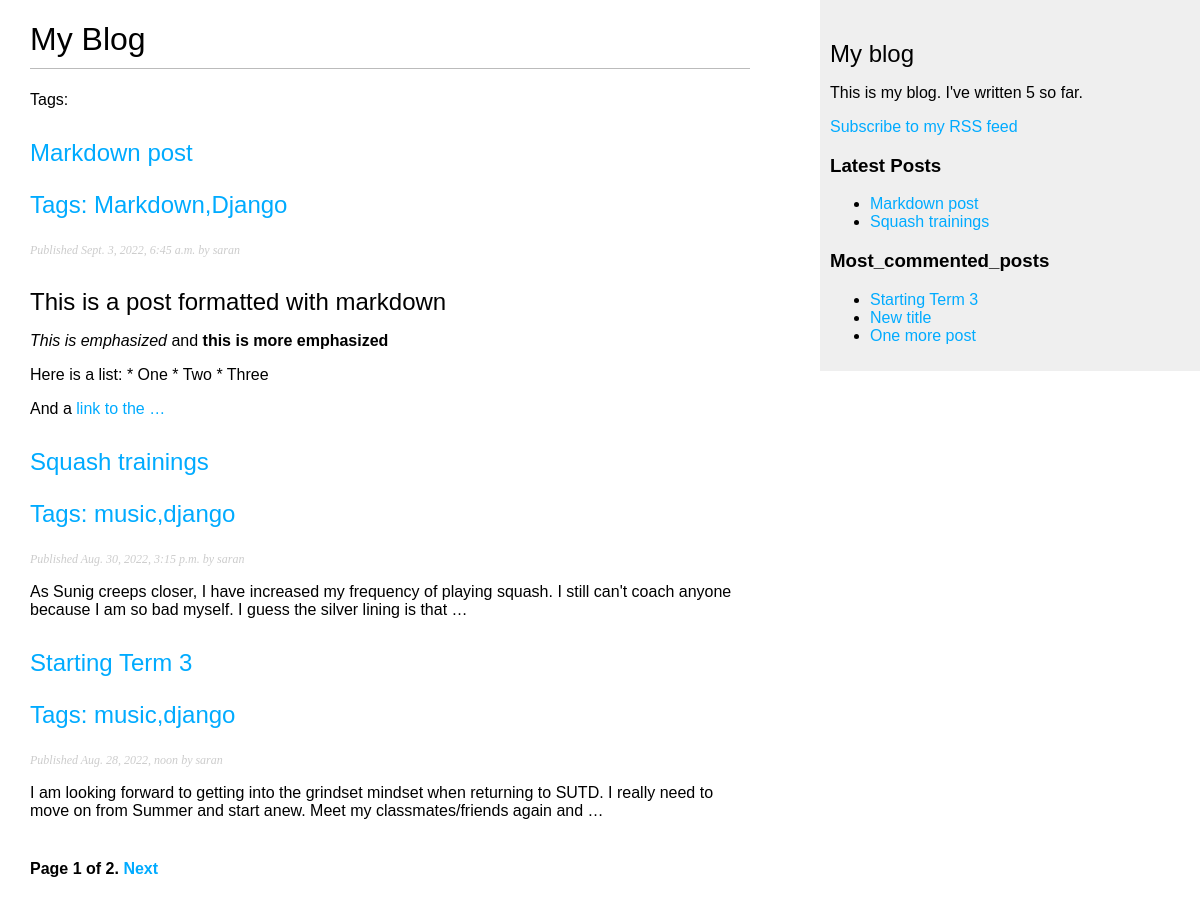
Screenshot of /blog/ with the database file from the repository.
### blog/models.py (models this page shows, shortened)
class Post(models.Model):
    STATUS_CHOICES = (
        ('draft', 'Draft'),
        ('published', 'Published')
    )
    title = models.CharField(max_length=250)
    slug = models.SlugField(max_length=250, unique_for_date='publish')
    author = models.ForeignKey(User, on_delete=models.CASCADE, related_name='blog_posts')
    body = models.TextField()
    publish = models.DateTimeField(default=timezone.now)
    created = models.DateTimeField(auto_now_add=True)
    updated = models.DateTimeField(auto_now=True)
    status = models.CharField(max_length=10, choices=STATUS_CHOICES, default='draft')
    objects = models.Manager()  # default manager
    published = PublishedManager()  # custom manager
    tags = TaggableManager() # Taggagle Manager allows the addition/removal/retreival of tags
    class Meta:
        ordering = ('-publish',)
    def get_absolute_url(self):
        return reverse('blog:post_detail',
                       args=[
                           self.publish.year,
                           self.publish.month,
                           self.publish.day,
                           self.slug
                       ])

### blog/views.py (the view)
# urls.py: path('', views.post_list, name='post_list'),
def post_list(request, tag_slug = None):
    posts = Post.published.all()
    tag = None
    if tag_slug:
        tag = get_object_or_404(Tag, slug=tag_slug)
        posts = posts.filter(tags__in=[tag])
    pagi = Paginator(posts,3) # 3 pages in each page
    page = request.GET.get('page') # indicates the page number (page is an integer)
    try:
        p = pagi.page(page) # return the page number specified
    except PageNotAnInteger:
        p = pagi.page(1)
    except EmptyPage:
        p = pagi.page(pagi.num_pages)
    return render(request, 'blog/post/list.html', {'page':page , 'posts': p,'tag':tag})

### blog/models.py (called while the page is built)
    def get_queryset(self):
        return super(PublishedManager, self).get_queryset() \
            .filter(status='published')

### blog/templatetags/blog_tags.py (called while the page is built)
@register.simple_tag(name='total_posts')
def total_posts():
    return Post.published.count()

@register.inclusion_tag('blog/post/latest_posts.html')
def show_latest_posts(count=5):
    latest_posts = Post.published.order_by('-publish')[:count]
    return {'latest_posts':latest_posts}

@register.simple_tag
def get_most_commented_posts(count = 5):
    return Post.published.annotate(total_comments = Count('comments')).order_by('-total_comments')[:count]

@register.filter(name='markdown')
def markdown_format(text):
    return mark_safe(markdown.markdown(text))

### blog/templates/blog/post/list.html (shortened to what this page needs)
{% extends "blog/base.html" %}
{% load blog_tags %}
{% block content %}
<h1>My Blog</h1>
<p class="tags">
    Tags:
</p>
{% for post in posts %}
<h2>
    <a href="{{post.get_absolute_url}}">
        {{post.title}}
        <p class="tags">Tags: {{ post.tags.all | join:"," }}</p>
    </a>
</h2>
<p class="date">
    Published {{post.publish}} by {{post.author}}
</p>
{{post.body|markdown|truncatewords_html:30}}
{% endfor %}
{% include "pagination.html" with page=posts %}
{% endblock %}

### blog/templates/blog/base.html (shortened to what this page needs)
{% load static %}
{% load blog_tags %}
<!DOCTYPE html>
<head>
    <link href="{% static "css\blog.css" %}" rel="stylesheet">
</head>
<body>
    <div id="content">
        {% block content %}
        {% endblock %}
    </div>
    <div id="sidebar">
        <h2>My blog</h2>
        <p>This is my blog. I've written {% total_posts %} so far.</p>
        <p>
            <a href="{% url "blog:post_feed" %}">Subscribe to my RSS feed</a>
        </p>
        <h3>Latest Posts</h3>
        {% show_latest_posts 2 %}
        <h3>Most_commented_posts</h3>
        {% get_most_commented_posts 3 as most_commented %}
        <ul>
            {% for post in most_commented %}
            <li>
                <a href="{{post.get_absolute_url}}">{{post.title}}</a>
            </li>
            {% endfor %}
        </ul>
    </div>
</body>
</html>

### blog/templates/blog/post/latest_posts.html
<ul>
    {% for post in latest_posts %}
    <li>
        <a href="{{ post.get_absolute_url }}">{{ post.title }}</a>
    </li>
    {% endfor %}
</ul>

### blog/static/css/blog.css (style rules this page uses)
body { margin:0; padding:0; font-family:helvetica, sans-serif; }
a { color:#00abff; text-decoration:none; }
h1 { font-weight:normal; border-bottom:1px solid #bbb; padding:0 0 10px 0; }
h2 { font-weight:normal; margin:30px 0 0; }
#content { float:left; width:60%; padding:0 0 0 30px; }
#sidebar { float:right; width:30%; padding:10px; background:#efefef; height:100%; }
p.date { color:#ccc; font-family: georgia, serif; font-size: 12px; font-style: italic; }

### rows the page displays
Post: title "Markdown post", tags.all "Markdown,Django", publish "Sept. 3, 2022, 6:45 a.m.", author "saran", body "This is a post formatted with markdown This is emphasized and this is more emphasized Here is a list: * One * Two * Three And a link to the …"
Post: title "Squash trainings", tags.all "music,django", publish "Aug. 30, 2022, 3:15 p.m.", author "saran", body "As Sunig creeps closer, I have increased my frequency of playing squash. I still can't coach anyone because I am so bad myself. I guess the silver lining is that …"
Post: title "Starting Term 3", tags.all "music,django", publish "Aug. 28, 2022, noon", author "saran", body "I am looking forward to getting into the grindset mindset when returning to SUTD. I really need to move on from Summer and start anew. Meet my classmates/friends again and …"
Post: title "New title"
Post: title "One more post"

### other values shown
{{ page.number }} "1"
{{ page.paginator.num_pages }} "2"
